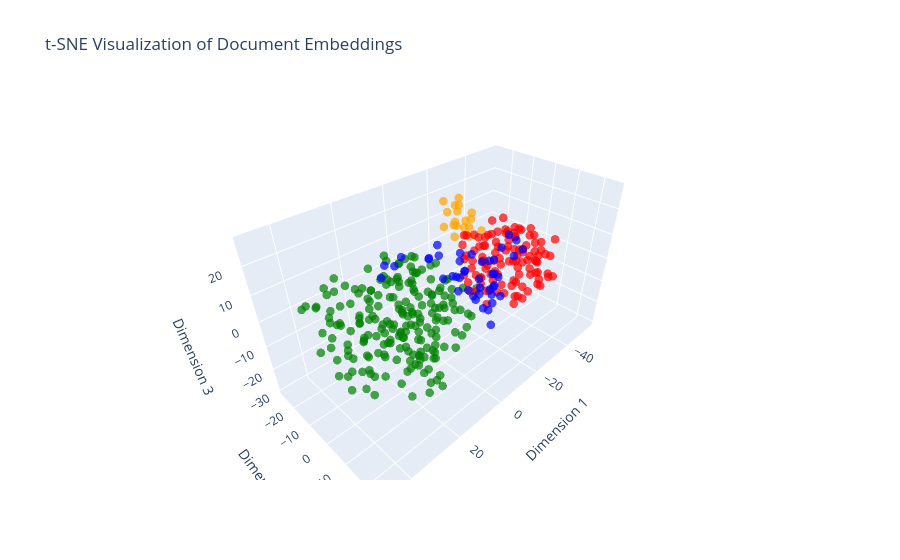

The cell this chart's notebook holds for it:
### Code cell
tsne = TSNE(n_components=3, random_state=42)
reduced_vectors = tsne.fit_transform(vectors)
# Use Scatter3d instead of Scatter
fig = go.Figure(data=go.Scatter3d(
    x=reduced_vectors[:, 0],
    y=reduced_vectors[:, 1],
    z=reduced_vectors[:, 2],
    mode='markers',
    marker=dict(color=colors, size=5, opacity=0.7), # size 10 might be too big in 3D, adjusted to 5
    text=[f"{meta['doc_type']}: {doc[:50]}..." for meta, doc in zip(metadatas, documents)],
    hoverinfo='text'
))

# 3D axis titles must go inside the "scene" layout property
fig.update_layout(
    title="t-SNE Visualization of Document Embeddings", 
    scene=dict(
        xaxis_title="Dimension 1", 
        yaxis_title="Dimension 2",
        zaxis_title="Dimension 3"
    )
)
fig.show()

### Figure 1 — Plotly figure (JSON) as saved in the notebook; plotly's stock layout.template omitted (floating-point values rounded to 4 significant figures; data arrays with more than 128 entries replaced by an {"elided": "..."} marker saying what was removed)
{"data": [{"hoverinfo": "text", "marker": {"color": {"elided": "371 str values"}, "opacity": 0.7, "size": 5}, "mode": "markers", "text": {"elided": "371 str values"}, "type": "scatter3d", "x": {"elided": "371 float values"}, "y": {"elided": "371 float values"}, "z": {"elided": "371 float values"}}], "layout": {"scene": {"xaxis": {"title": {"text": "Dimension 1"}}, "yaxis": {"title": {"text": "Dimension 2"}}, "zaxis": {"title": {"text": "Dimension 3"}}}, "title": {"text": "t-SNE Visualization of Document Embeddings"}}}
